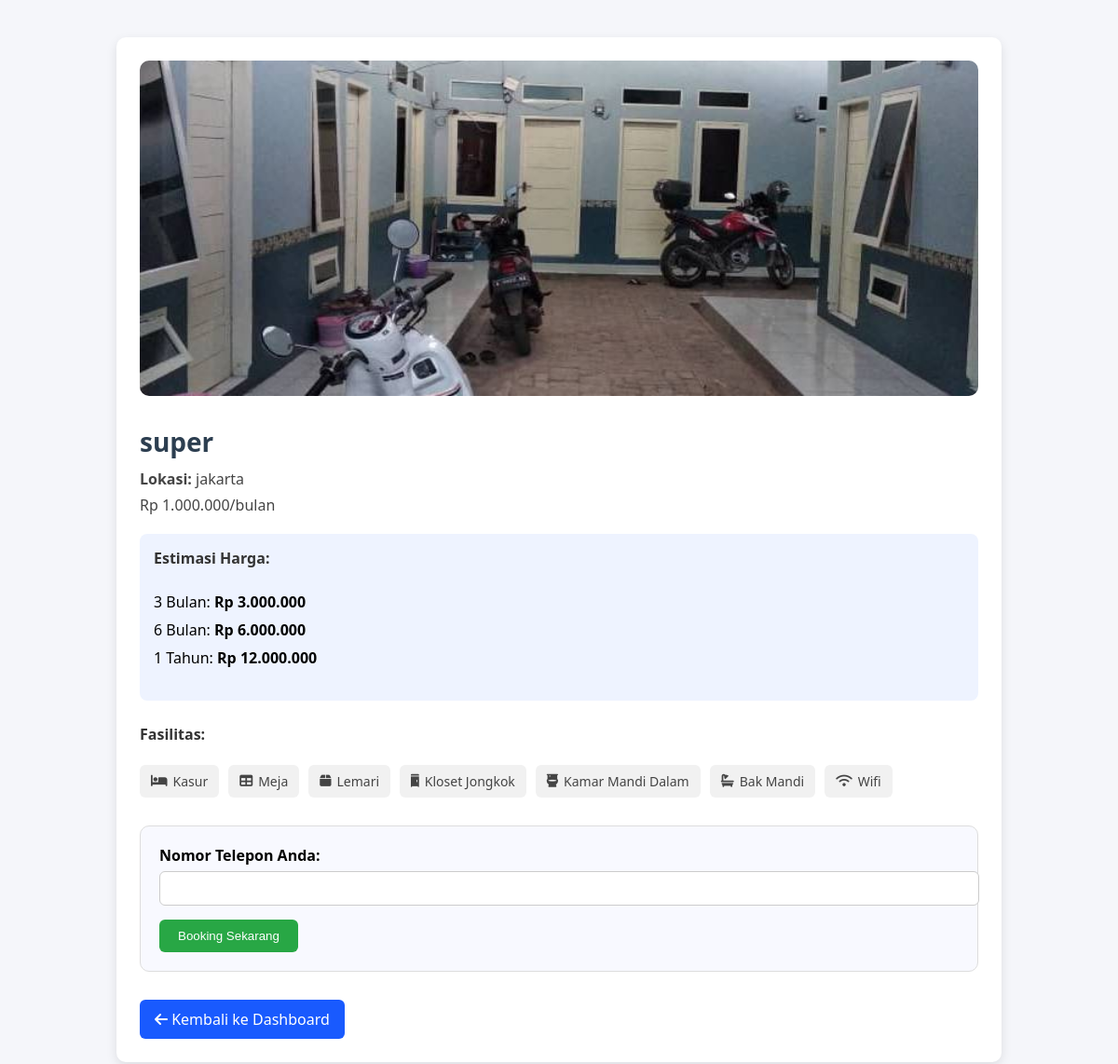
The page /detail_kost.php?id=4 (signed in) on the database its author committed.
### tables this page shows
CREATE TABLE `kost` (
  `id` int(11) NOT NULL,
  `user_id` int(11) NOT NULL,
  `nama_kost` varchar(100) NOT NULL,
  `lokasi` varchar(255) DEFAULT NULL,
  `harga_perbulan` int(11) NOT NULL,
  `fasilitas_kamar` text DEFAULT NULL,
  `fasilitas_kamar_mandi` text DEFAULT NULL,
  `fasilitas_umum` text DEFAULT NULL,
  `foto` varchar(255) DEFAULT NULL,
  `created_at` timestamp NOT NULL DEFAULT current_timestamp(),
  `jumlah_kamar` int(11) NOT NULL DEFAULT 0
);

### detail_kost.php (the view, shortened to what this page needs)
<?php
include 'koneksi.php';
$id = $_GET['id'] ?? null;
$sql = "SELECT * FROM kost WHERE id = ?";
$stmt = $conn->prepare($sql);
$stmt->bind_param("i", $id);
$stmt->execute();
$result = $stmt->get_result();
$row = $result->fetch_assoc();
$harga = $row['harga_perbulan'];
$harga_3bulan = $harga * 3;
$harga_6bulan = $harga * 6;
$harga_1tahun = $harga * 12;
$all_fasilitas = [];
$kolom = ['fasilitas_kamar', 'fasilitas_kamar_mandi', 'fasilitas_umum'];
foreach ($kolom as $key) {
    if (!empty($row[$key])) {
        $all_fasilitas = array_merge($all_fasilitas, explode(',', $row[$key]));
    }
}
$icons = [
    'wifi' => 'fa-wifi',
    'ac' => 'fa-snowflake',
    'kasur' => 'fa-bed',
    'lemari' => 'fa-box',
    'meja' => 'fa-table',
    'kursi' => 'fa-chair',
    'kamar mandi dalam' => 'fa-toilet',
    'kipas' => 'fa-fan',
    'bak mandi' => 'fa-bath',
    'jongkok' => 'fa-toilet-portable',
    'kloset jongkok' => 'fa-toilet-portable',
    'jemuran' => 'fa-shirt',
    'parkiran' => 'fa-car',
    'dapur' => 'fa-fire-burner'
];
?>
<!DOCTYPE html>
<html lang="id">
<head>
    <link rel="stylesheet" href="https://cdnjs.cloudflare.com/ajax/libs/font-awesome/6.5.0/css/all.min.css">
</head>
<body>
<div class="container">
    <img class="kost-image" src="uploads/<?= htmlspecialchars($row['foto']) ?>" alt="Foto Kost">
    <div class="kost-info">
        <h2><?= htmlspecialchars($row['nama_kost']) ?></h2>
        <p><strong>Lokasi:</strong> <?= htmlspecialchars($row['lokasi']) ?></p>
        <p class="harga">Rp <?= number_format($row['harga_perbulan'], 0, ',', '.') ?>/bulan</p>
        <div class="estimasi-harga">
            <h4>Estimasi Harga:</h4>
            <ul>
                <li>3 Bulan: <strong>Rp <?= number_format($harga_3bulan, 0, ',', '.') ?></strong></li>
                <li>6 Bulan: <strong>Rp <?= number_format($harga_6bulan, 0, ',', '.') ?></strong></li>
                <li>1 Tahun: <strong>Rp <?= number_format($harga_1tahun, 0, ',', '.') ?></strong></li>
            </ul>
        </div>
        <div class="fasilitas">
            <h4>Fasilitas:</h4>
            <div class="fasilitas-list">
                <?php foreach ($all_fasilitas as $fas): ?>
                    <?php
                    $fas = strtolower(trim($fas));
                    $icon = $icons[$fas] ?? 'fa-circle';
                    ?>
                    <span><i class="fas <?= $icon ?>"></i> <?= ucwords($fas) ?></span>
                <?php endforeach; ?>
            </div>
        </div>
<div class="booking-form">
    <form action="proses_booking.php" method="POST">
        <div class="form-group mt-3">
            <label>Nomor Telepon Anda:</label>
            <input type="text" name="nomor_telepon" class="form-control" required>
        </div>
        <button type="submit" class="btn btn-success mt-2">Booking Sekarang</button>
    </form>
</div>
        <a href="dashboard_pencari.php" class="back-btn"><i class="fas fa-arrow-left"></i> Kembali ke Dashboard</a>
    </div>
</div>
</body>
</html>

### detail_kost.php (style rules this page uses)
body { font-family: 'Segoe UI', sans-serif; background-color: #f5f6fa; margin: 0; padding: 0; }
.container { max-width: 900px; margin: 40px auto; background-color: #fff; border-radius: 10px; padding: 25px; box-shadow: 0 4px 12px rgba(0,0,0,0.1); }
.kost-image { width: 100%; height: 360px; border-radius: 10px; object-fit: cover; }
.kost-info { margin-top: 25px; }
.kost-info h2 { margin-bottom: 10px; font-size: 28px; color: #2c3e50; }
.kost-info p { margin: 6px 0; font-size: 16px; color: #444; }
.harga { font-size: 20px; color: #195afe; margin-top: 15px; }
.estimasi-harga { margin-top: 20px; background-color: #eef3ff; padding: 15px; border-radius: 8px; }
.estimasi-harga h4 { margin-top: 0; color: #333; }
.estimasi-harga ul { list-style: none; padding-left: 0; }
.estimasi-harga li { padding: 4px 0; }
.fasilitas { margin-top: 25px; }
.fasilitas h4 { color: #333; }
.fasilitas-list { display: flex; flex-wrap: wrap; gap: 10px; }
.fasilitas-list span { display: flex; align-items: center; gap: 6px; background-color: #f1f1f1; padding: 8px 12px; border-radius: 6px; font-size: 14px; color: #444; }
.booking-form { margin-top: 30px; padding: 20px; background-color: #f8f9ff; border: 1px solid #ddd; border-radius: 10px; }
.booking-form label { display: block; margin-bottom: 6px; font-weight: bold; }
.booking-form input[type="text"] { width: 100%; padding: 10px; border-radius: 6px; border: 1px solid #ccc; margin-bottom: 15px; }
.booking-form button { padding: 10px 20px; background-color: #28a745; color: white; border: none; border-radius: 6px; cursor: pointer; }
.back-btn { margin-top: 30px; display: inline-block; text-decoration: none; background-color: #195afe; color: #fff; padding: 10px 16px; border-radius: 6px; }

### rows shown on the page
kost: foto (picture), nama_kost "super", lokasi "jakarta", harga_perbulan "1.000.000", harga_perbulan "3.000.000", harga_perbulan "6.000.000", harga_perbulan "12.000.000"

### other values the page prints
$fas "Kasur"
$fas "Meja"
$fas "Lemari"
$fas "Kloset Jongkok"
$fas "Kamar Mandi Dalam"
$fas "Bak Mandi"
$fas "Wifi"
